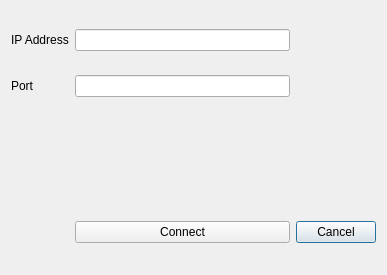
<?xml version="1.0" encoding="UTF-8"?>
<ui version="4.0">
 <class>Dialog</class>
 <widget class="QDialog" name="Dialog">
  <property name="geometry">
   <rect>
    <x>0</x>
    <y>0</y>
    <width>387</width>
    <height>275</height>
   </rect>
  </property>
  <property name="windowTitle">
   <string>Dialog</string>
  </property>
  <layout class="QGridLayout" name="gridLayout_2">
   <item row="2" column="0">
    <widget class="QLabel" name="label_2">
     <property name="text">
      <string>Port</string>
     </property>
    </widget>
   </item>
   <item row="4" column="2">
    <widget class="QPushButton" name="pushButton_cancel">
     <property name="text">
      <string>Cancel</string>
     </property>
    </widget>
   </item>
   <item row="1" column="0">
    <widget class="QLabel" name="label">
     <property name="text">
      <string>IP Address</string>
     </property>
    </widget>
   </item>
   <item row="2" column="1">
    <widget class="QLineEdit" name="lineEdit_port">
     <property name="maxLength">
      <number>5</number>
     </property>
    </widget>
   </item>
   <item row="1" column="1">
    <widget class="QLineEdit" name="lineEdit_ip">
     <property name="maxLength">
      <number>10</number>
     </property>
    </widget>
   </item>
   <item row="3" column="1">
    <spacer name="verticalSpacer">
     <property name="orientation">
      <enum>Qt::Vertical</enum>
     </property>
     <property name="sizeType">
      <enum>QSizePolicy::Maximum</enum>
     </property>
     <property name="sizeHint" stdset="0">
      <size>
       <width>20</width>
       <height>100</height>
      </size>
     </property>
    </spacer>
   </item>
   <item row="4" column="1">
    <widget class="QPushButton" name="pushButton_connect">
     <property name="text">
      <string>Connect</string>
     </property>
    </widget>
   </item>
  </layout>
 </widget>
 <resources/>
 <connections/>
</ui>
